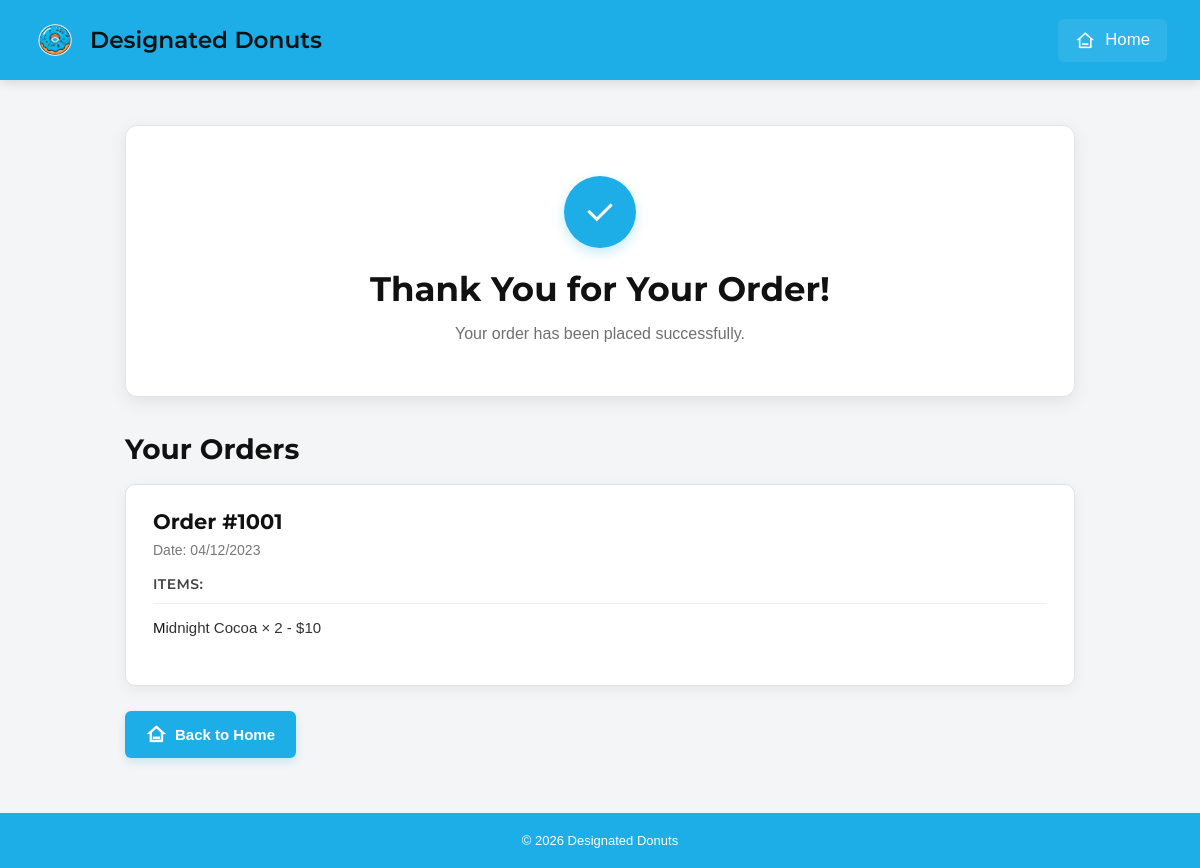
The page /thankyou (signed in) on the database its author committed.
### tables this page shows
CREATE TABLE Order_items (order_item_id int, order_id int, product_id int, quantity int, purchase_price decimal, PRIMARY KEY (order_item_id), FOREIGN KEY (product_id) REFERENCES Products (product_id));

CREATE TABLE Orders (order_id int, user_id int, order_date date, total_price decimal, PRIMARY KEY (order_id), FOREIGN KEY (user_id) REFERENCES Users (user_id));

CREATE TABLE Products (product_id int UNIQUE, product_name varchar (255), product_type varchar (255), price decimal, PRIMARY KEY (product_id));

### app.py (the view)
@designated_donut.route("/thankyou")
def thankyou_page():
    if "user_id" not in session:
        return redirect(url_for("login_page"))
    user_id = session["user_id"]
    conn = sqlite3.connect(DATABASE)
    c = conn.cursor()
    orders = c.execute(
        """
        SELECT
            Orders.order_id,
            Orders.order_date,
            Products.product_name,
            Products.price,
            Order_Items.quantity
        FROM Orders
        JOIN Order_Items
        ON Orders.order_id = Order_Items.order_id
        JOIN Products
        ON Order_Items.product_id = Products.product_id
        WHERE Orders.user_id = ?
        ORDER BY Orders.order_id DESC
    """,
        (user_id,),
    ).fetchall()
    conn.close()
    return render_template("thankyou.html", orders=orders)

### templates/thankyou.html (shortened to what this page needs)
<!DOCTYPE html>
<html lang="en">
<head>
    <link rel="stylesheet" href="/static/thankyou.css">
    <link href="https://cdn.jsdelivr.net/npm/remixicon@4.9.0/fonts/remixicon.css" rel="stylesheet" />
</head>
<body>
    <div class="top-navigation-container-bar">
        <div class="left-side-container-box-for-logo">
            <img
                src="/static/images/Donut_Icon_Logo.png"
                alt="Donut Destination Icon">
            <span class="logo-title-text">
                Designated Donuts
            </span>
        </div>
        <div class="right-side-nav-options">
            <div>
                <a class="home-page-action-btn" href="{{ url_for('home_page') }}">
                    <i class="ri-home-3-line"></i>
                    <span class="btn-content-text">Home</span>
                </a>
            </div>
        </div>
    </div>
    <main class="thank-you-page">
        <div class="thank-you-box">
            <div class="success-icon">
                <i class="ri-check-line"></i>
            </div>
            <h1>Thank You for Your Order!</h1>
            <p>Your order has been placed successfully.</p>
        </div>
        <section class="orders-section">
            <h2>Your Orders</h2>
            {% if orders %}
                <div class="orders-container">
                    {% for order in orders %}
                    {% if loop.first or order[0] != orders[loop.index0 - 1][0] %}
                        <div class="order-box">
                            <h2>Order #{{ order[0] }}</h2>
                            <p>Date: {{ order[1] }}</p>
                            <h3>Items:</h3>
                    {% endif %}
                            <p>
                                {{ order[2] }}
                                × {{ order[4] }}
                                - ${{ order[3] * order[4] }}
                            </p>
                    {% if loop.last or order[0] != orders[loop.index0 + 1][0] %}
                        </div>
                    {% endif %}
                {% endfor %}
                </div>
            {% endif %}
            <a href="{{ url_for('home_page') }}" class="back-home">
                <i class="ri-home-3-line"></i>
                Back to Home
            </a>
        </section>
    </main>
    <footer>
        <p>© 2026 Designated Donuts</p>
    </footer>
</body>
</html>

### static/thankyou.css (style rules this page uses)
html { overscroll-behavior-y: none; }
* { padding: 0; margin: 0; box-sizing: border-box; }
body { background-color: #f4f5f6; min-height: 100vh; width: 100%; font-family: Arial, Helvetica, sans-serif; color: #111; display: flex; flex-direction: column; }
.top-navigation-container-bar { background-color: #1daee7; padding: 10px 25px; display: flex; justify-content: space-between; align-items: center; height: 80px; box-shadow: 0 3px 10px rgba(0, 0, 0, 0.12); }
.left-side-container-box-for-logo { width: fit-content; height: 100%; display: flex; justify-content: flex-start; align-items: center; flex-direction: row; gap: 5px; }
.left-side-container-box-for-logo img { width: 60px; height: 60px; cursor: pointer; -webkit-user-drag: none; -moz-window-dragging: none; }
.logo-title-text { font-size: 1.45rem; font-family: Montserrat, sans-serif; font-weight: 600; cursor: pointer; user-select: none; }
.right-side-nav-options { width: fit-content; height: 100%; display: flex; justify-content: flex-end; align-items: center; padding: 0 8px; }
.home-page-action-btn { width: fit-content; height: 70%; display: flex; justify-content: center; align-items: center; background-color: rgba(255, 255, 255, 0.08); border-radius: 6px; padding: 10px 16px; gap: 10px; cursor: pointer; border: 1px solid transparent; transition: background-color 0.25s ease, border 0.25s ease, transform 0.2s ease; text-decoration: none; color: white; }
.ri-home-3-line { font-size: 1.2rem; color: #ffffff; }
.btn-content-text { font-size: 1.05rem; font-family: Verdana, Geneva, Tahoma, sans-serif; color: #ffffff; }
.thank-you-page { width: 90%; max-width: 950px; margin: 45px auto 55px; flex: 1; }
.thank-you-box { background-color: white; text-align: center; padding: 50px 30px; border-radius: 12px; border: 1px solid #e4e4e4; box-shadow: 0 5px 18px rgba(0, 0, 0, 0.08); margin-bottom: 35px; }
.success-icon { width: 72px; height: 72px; margin: 0 auto 20px; background-color: #1daee7; color: white; border-radius: 50%; display: flex; align-items: center; justify-content: center; box-shadow: 0 5px 12px rgba(29, 174, 231, 0.25); }
.success-icon i { font-size: 36px; }
.thank-you-box h1 { font-family: Montserrat, sans-serif; font-size: 34px; font-weight: 700; margin-bottom: 12px; }
.thank-you-box p { font-size: 16px; color: #707070; line-height: 1.5; }
.orders-section { width: 100%; }
.orders-section > h2 { font-family: Montserrat, sans-serif; font-size: 28px; font-weight: 700; margin-bottom: 18px; }
.orders-container { display: flex; flex-direction: column; gap: 18px; }
.order-box { background-color: white; border: 1px solid #e2e2e2; border-radius: 10px; padding: 24px 27px; box-shadow: 0 4px 14px rgba(0, 0, 0, 0.06); transition: box-shadow 0.25s ease, transform 0.2s ease; }
.order-box h2 { font-family: Montserrat, sans-serif; font-size: 21px; font-weight: 700; color: #111; margin-bottom: 8px; }
.order-box > p { font-size: 14px; color: #777; margin-bottom: 17px; }
.order-box h3 { font-family: Montserrat, sans-serif; font-size: 14px; font-weight: 600; color: #444; text-transform: uppercase; letter-spacing: 0.4px; padding-bottom: 10px; margin-bottom: 8px; border-bottom: 1px solid #eeeeee; }
.order-box h3 + p, .order-box h3 ~ p { font-size: 15px; color: #333; line-height: 1.7; padding: 3px 0; }
.order-box h3 ~ p::first-letter { color: #111; }
.back-home { display: inline-flex; align-items: center; justify-content: center; gap: 9px; margin-top: 25px; background-color: #1daee7; color: white; text-decoration: none; padding: 13px 21px; border-radius: 6px; font-size: 15px; font-weight: 600; box-shadow: 0 4px 9px rgba(29, 174, 231, 0.20); transition: background-color 0.25s ease, transform 0.2s ease, box-shadow 0.2s ease; }
footer { background-color: #1daee7; color: white; text-align: center; padding: 20px; font-size: 13px; margin-top: auto; }
footer p { margin: 0; }

### rows shown on the page
Order_items: order_id "1001", order_date "04/12/2023", product_name "Midnight Cocoa", quantity "2", order[3]*order[4] "10"
